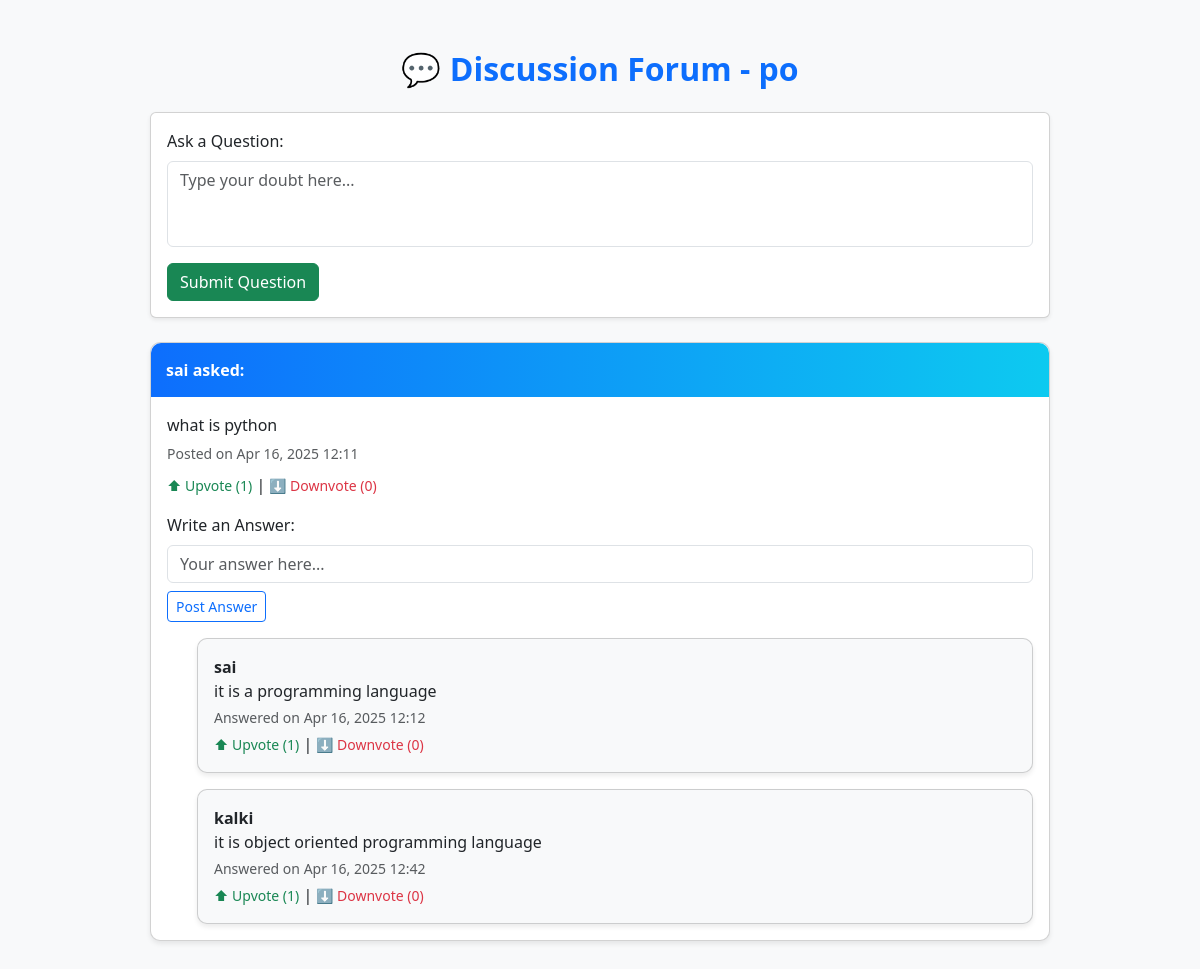
Page /course/1/forum/ (signed in) on the committed database.
### lms/models.py (models this page shows, shortened)
class Course(models.Model):
    title = models.CharField(max_length=200)
    description = models.TextField()
    teacher = models.ForeignKey(User, on_delete=models.CASCADE)
    created_at = models.DateTimeField(auto_now_add=True)
    num_lectures = models.IntegerField(default=0)
    thumbnail = models.ImageField(upload_to='course_thumbnails/', blank=True, null=True)  # New

class CourseQuestion(models.Model):
    course = models.ForeignKey('Course', on_delete=models.CASCADE, related_name='questions')
    student = models.ForeignKey(User, on_delete=models.CASCADE)
    question_text = models.TextField()
    created_at = models.DateTimeField(auto_now_add=True)
    upvotes = models.IntegerField(default=0)
    downvotes = models.IntegerField(default=0)

class CourseAnswer(models.Model):
    question = models.ForeignKey(CourseQuestion, on_delete=models.CASCADE, related_name='answers')
    user = models.ForeignKey(User, on_delete=models.CASCADE)
    answer_text = models.TextField()
    created_at = models.DateTimeField(auto_now_add=True)
    upvotes = models.IntegerField(default=0)
    downvotes = models.IntegerField(default=0)

### lms/views.py (the view)
# urls.py: path('course/<int:course_id>/forum/', course_forum, name='course_forum'),
@login_required
def course_forum(request, course_id):
    course = get_object_or_404(Course, id=course_id)
    questions = course.questions.all().order_by('-created_at')
    if request.method == 'POST':
        question_text = request.POST.get('question')
        if question_text:
            CourseQuestion.objects.create(course=course, student=request.user, question_text=question_text)
            return redirect('course_forum', course_id=course.id)
    return render(request, 'course_forum.html', {'course': course, 'questions': questions})

### lms/templates/course_forum.html (shortened to what this page needs)
{% load static %}
<!DOCTYPE html>
<html lang="en">
<head>
  <link href="https://cdn.jsdelivr.net/npm/bootstrap@5.3.0/dist/css/bootstrap.min.css" rel="stylesheet">
</head>
<body>
<div class="forum-container">
  <div class="text-center mb-4">
    <h2 class="text-primary fw-bold">💬 Discussion Forum - {{ course.title }}</h2>
  </div>
  <div class="card mb-4 shadow-sm">
    <div class="card-body">
      <form method="POST">
        <label class="form-label">Ask a Question:</label>
        <textarea class="form-control" name="question" rows="3" placeholder="Type your doubt here..." required></textarea>
        <button type="submit" class="btn btn-success mt-3">Submit Question</button>
      </form>
    </div>
  </div>
  {% for q in questions %}
  <div class="card mb-4 question-card">
    <div class="question-header">
      {{ q.student.get_full_name|default:q.student.username }} asked:
    </div>
    <div class="card-body">
      <p class="mb-1">{{ q.question_text }}</p>
      <small class="text-muted">Posted on {{ q.created_at|date:"M d, Y H:i" }}</small>
      <div class="mt-2">
        <a href="{% url 'vote_item' 'upvote' 'question' q.id %}" class="vote-btn text-success">⬆ Upvote ({{ q.upvotes }})</a>
        |
        <a href="{% url 'vote_item' 'downvote' 'question' q.id %}" class="vote-btn text-danger">⬇ Downvote ({{ q.downvotes }})</a>
      </div>
      <form method="POST" action="{% url 'post_answer' q.id %}" class="mt-3">
        <label class="form-label">Write an Answer:</label>
        <input type="text" name="answer" class="form-control" placeholder="Your answer here..." required>
        <button type="submit" class="btn btn-outline-primary btn-sm mt-2">Post Answer</button>
      </form>
      {% for a in q.answers.all %}
      <div class="card mt-3 answer-box answer-card p-3 bg-light">
        <strong>{{ a.user.get_full_name|default:a.user.username }}</strong>
        <p class="mb-1">{{ a.answer_text }}</p>
        <small class="text-muted">Answered on {{ a.created_at|date:"M d, Y H:i" }}</small>
        <div class="mt-1">
          <a href="{% url 'vote_item' 'upvote' 'answer' a.id %}" class="vote-btn text-success">⬆ Upvote ({{ a.upvotes }})</a>
          |
          <a href="{% url 'vote_item' 'downvote' 'answer' a.id %}" class="vote-btn text-danger">⬇ Downvote ({{ a.downvotes }})</a>
        </div>
      </div>
      {% endfor %}
    </div>
  </div>
  {% empty %}
  <p class="text-muted text-center">No questions posted yet for this course.</p>
  {% endfor %}
</div>
</body>
</html>

### lms/templates/course_forum.html (style rules this page uses)
body { background-color: #f8f9fa; }
.forum-container { max-width: 900px; margin: 50px auto; }
.question-card, .answer-card { border-radius: 10px; box-shadow: 0 3px 5px rgba(0, 0, 0, 0.08); }
.question-header { background: linear-gradient(to right, #0d6efd, #0dcaf0); color: white; padding: 15px; border-radius: 10px 10px 0 0; font-weight: bold; }
.vote-btn { text-decoration: none; font-size: 14px; }
.answer-box { margin-left: 30px; }
textarea { resize: none; }

### rows in the picture
Course: title "po"
CourseQuestion: student.get_full_name "sai", question_text "what is python", created_at "Apr 16, 2025 12:11", upvotes "1", downvotes "0"
CourseAnswer: user.get_full_name "sai", answer_text "it is a programming language", created_at "Apr 16, 2025 12:12", upvotes "1", downvotes "0"
CourseAnswer: user.get_full_name "kalki", answer_text "it is object oriented programming language", created_at "Apr 16, 2025 12:42", upvotes "1", downvotes "0"
